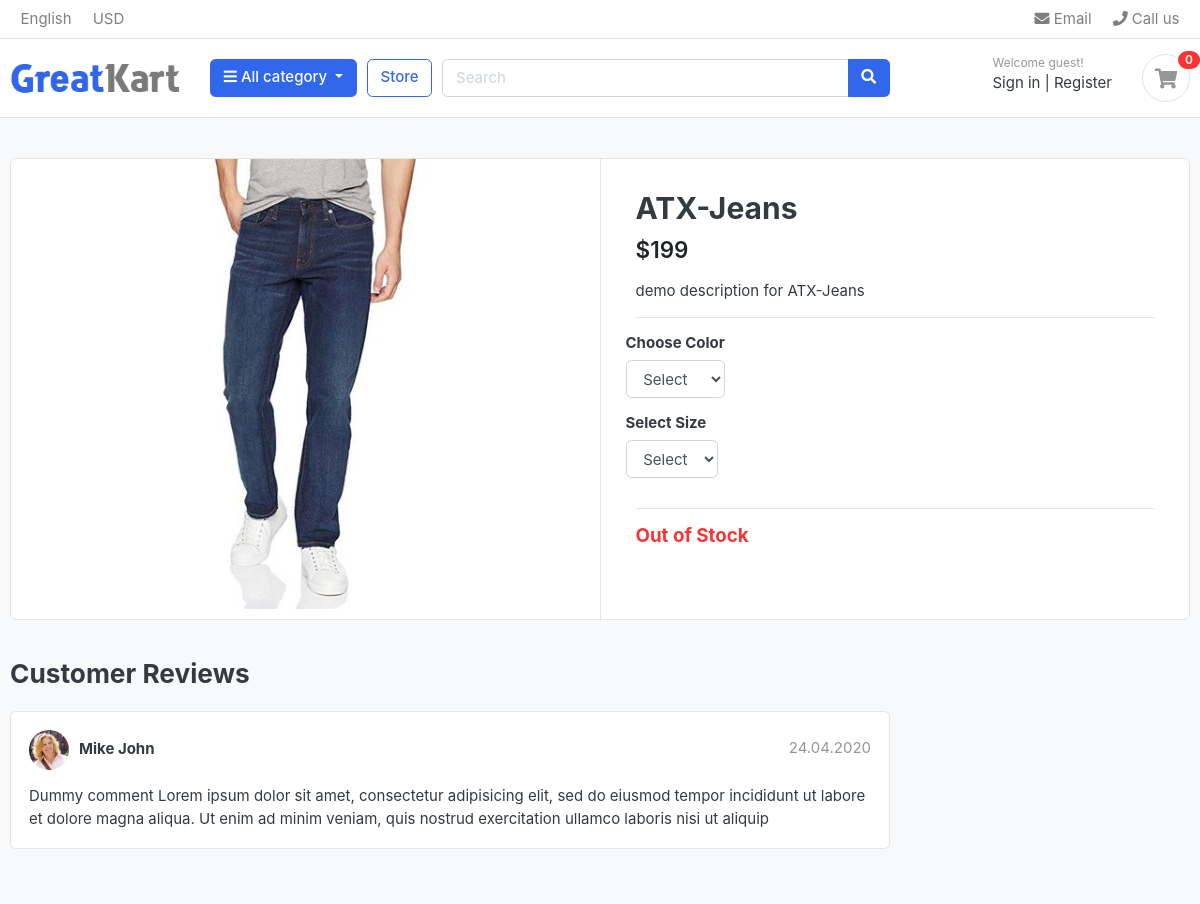
/store/category/jeans/atx-jeans/, run on an earlier commit of the app's database.
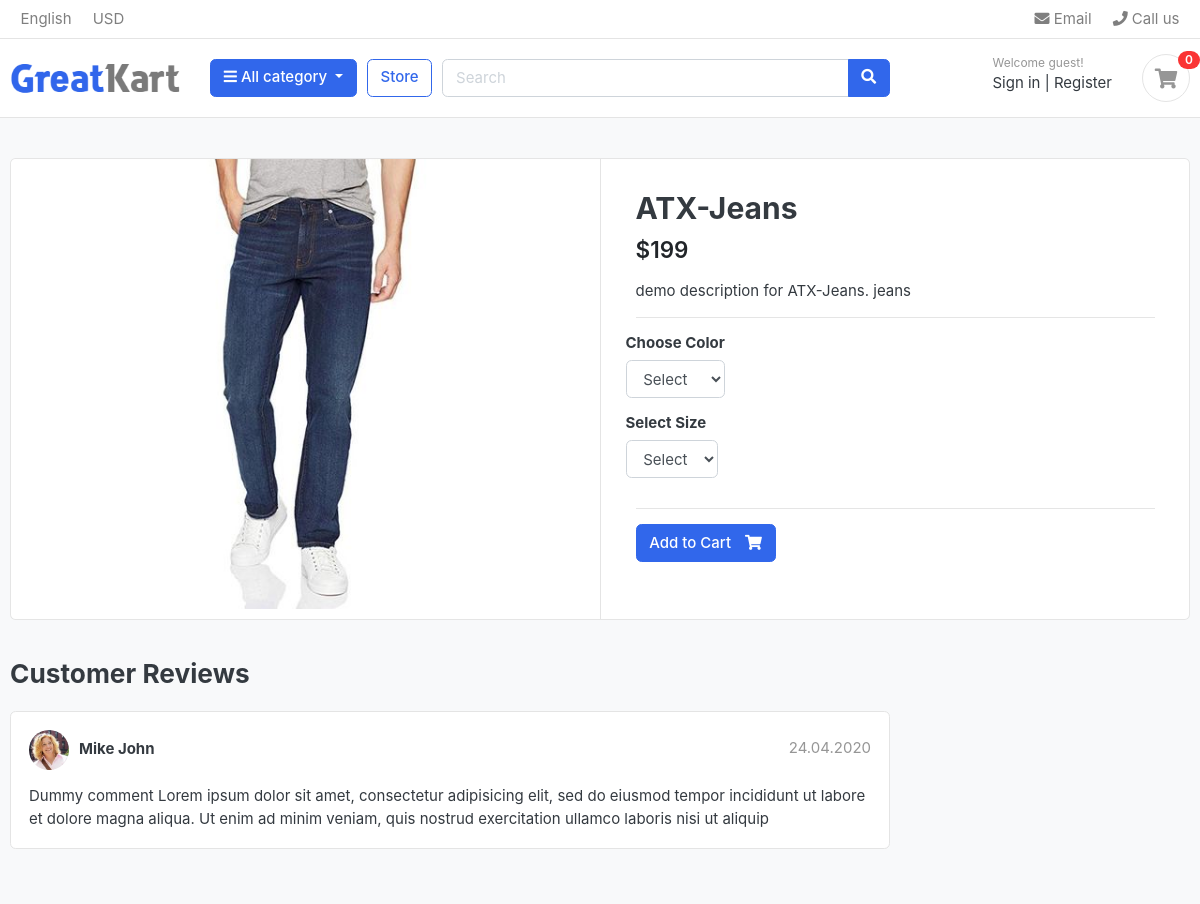
And on a later commit of the database.
### store/models.py (models this page shows, shortened)
class Product(models.Model):
    product_name = models.CharField(max_length=200, unique=True)
    slug = models.SlugField(max_length=200, unique=True)
    description = models.TextField(max_length=500, unique=True)
    price = models.IntegerField()
    images = models.ImageField(upload_to='photos/products') #in media folder
    stock = models.IntegerField()
    is_available = models.BooleanField(default=True)
    category = models.ForeignKey(Category, on_delete=models.CASCADE)
    created_date = models.DateTimeField(auto_now_add=True) #created time, not able to change
    modified_date = models.DateTimeField(auto_now=True) #changed when updated

### store/views.py (the view)
# urls.py: path('category/<slug:category_slug>/<slug:product_slug>/', views.product_detail, name='product_detail'),
def product_detail(request, category_slug, product_slug):
    try:
        single_Product = Product.objects.get(category__slug=category_slug, slug=product_slug)
        in_cart = CartItem.objects.filter(cart__cart_id = _cart_id(request), product = single_Product).exists()
    except Exception as e:
        raise e
    context = {
        'single_Product' : single_Product,
        'in_cart' : in_cart,
    }
    return render(request, 'store/product_detail.html', context)

### carts/context_processors.py (called while the page is built)
def counter(request):
    cart_count = 0
    if 'admin' in request.path:
        return {}
    else:
        try:
            cart = Cart.objects.filter(cart_id = _cart_id(request))
            cart_items = CartItem.objects.all().filter(cart = cart[:1])
            for cart_item in cart_items:
                cart_count += cart_item.quantity
        except Cart.DoesNotExist:
            cart_count = 0
    return dict(cart_count = cart_count)

### carts/views.py (called while the page is built)
def _cart_id(request):
    cart = request.session.session_key
    if not cart:
        cart = request.session.create()
    return cart

### category/context_processors.py (called while the page is built)
def menu_links(request):
    links = Category.objects.all()
    return dict(links = links)

### category/models.py (called while the page is built)
    def get_url(self):
        return reverse('products_by_category', args=[self.slug])

### store/models.py (called while the page is built)
    def colors(self):
        return super(VariationManager,self).filter(variation_category='color', is_active=True)

    def sizes(self):
        return super(VariationManager,self).filter(variation_category='size', is_active=True)

### templates/store/product_detail.html (shortened to what this page needs)
{% extends 'base.html' %}
{% load static %}
{% block content %}
<section class="section-content padding-y bg">
    <div class="container">
    <div class="card">
        <div class="row no-gutters">
            <aside class="col-md-6">
    <article class="gallery-wrap">
        <div class="img-big-wrap">
           <a href="#"><img src="{{single_Product.images.url}}"></a>
        </div>
    </article>
            </aside>
            <main class="col-md-6 border-left">
    <form action="{% url 'add_cart' single_Product.id%}" method="POST">
    <article class="content-body">
    <h2 class="title">{{single_Product.product_name}}</h2>
    <div class="mb-3">
        <var class="price h4">${{single_Product.price}}</var>
    </div>
    <p>{{single_Product.description}}</p>
    <hr>
        <div class="row">
            <div class="item-option-select">
                <h6>Choose Color</h6>
                <select name='color' class='form-control' required>
                  <option value="" disabled selected>Select</option>
                </select>
            </div>
        </div>
        <div class="row">
            <div class="item-option-select">
                <h6>Select Size</h6>
                <select name='size' class='form-control' required>
                  <option value="" disabled selected>Select</option>
                </select>
            </div>
        </div>
        <hr>
        {% if single_Product.stock <= 0%}
        <h5 class='text-danger'> Out of Stock <h5>
              {% else %}
                <button type='submit' class="btn  btn-primary"> <span class="text">Add to Cart</span> <i class="fas fa-shopping-cart"></i>  </button>
        {% endif %}
        </article>
      </form>
            </main>
        </div>
    </div>
    <br>
    <div class="row">
                <div class="col-md-9">
        <header class="section-heading">
            <h3>Customer Reviews </h3>
        </header>
        <article class="box mb-3">
            <div class="icontext w-100">
                <img src="{% static './images/avatars/avatar1.jpg'%}" class="img-xs icon rounded-circle">
                <div class="text">
                    <span class="date text-muted float-md-right">24.04.2020 </span>
                    <h6 class="mb-1">Mike John </h6>
                </div>
            </div>
            <div class="mt-3">
                <p>
                    Dummy comment Lorem ipsum dolor sit amet, consectetur adipisicing elit, sed do eiusmod
                    tempor incididunt ut labore et dolore magna aliqua. Ut enim ad minim veniam,
                    quis nostrud exercitation ullamco laboris nisi ut aliquip
                </p>
            </div>
        </article>
        </div>
    </div>
    </div>
    </section>
    {% endblock %}

### templates/base.html (shortened to what this page needs)
{% load static %}
<!DOCTYPE HTML>
<html lang="en">
<head>
<link href="{% static 'css/bootstrap.css' %}" rel="stylesheet" type="text/css"/>
<link href="{% static 'fonts/fontawesome/css/all.min.css' %}" type="text/css" rel="stylesheet">
<link href="{% static 'css/ui.css' %}" rel="stylesheet" type="text/css"/>
<link href="{% static 'css/responsive.css' %}" rel="stylesheet" media="only screen and (max-width: 1200px)" />
</head>
<body>
    {% include 'includes/navbar.html' %}
    {% block content %}
    {% endblock %}

### templates/includes/navbar.html (shortened to what this page needs)
{% load static %}
<header class="section-header">
    <nav class="navbar p-md-0 navbar-expand-sm navbar-light border-bottom">
    <div class="container">
      <div class="collapse navbar-collapse" id="navbarTop4">
        <ul class="navbar-nav mr-auto">
            <li class="nav-item dropdown">
                 <a href="#" class="nav-link">   English </a>
            </li>
            <li class="nav-item dropdown">
                <a href="#" class="nav-link"> USD </a>
            </li>
        </ul>
        <ul class="navbar-nav">
            <li><a href="#" class="nav-link"> <i class="fa fa-envelope"></i> Email </a></li>
            <li><a href="#" class="nav-link"> <i class="fa fa-phone"></i> Call us </a></li>
        </ul>
      </div>
    </div>
    </nav>
    <section class="header-main border-bottom">
        <div class="container">
    <div class="row align-items-center">
        <div class="col-lg-2 col-md-3 col-6">
            <a href="{% url 'home'%}" class="brand-wrap">
                <img class="logo" src="{% static './images/logo.png' %}">
            </a>
        </div>
        <div class="col-lg col-sm col-md col-6 flex-grow-0">
            <div class="category-wrap dropdown d-inline-block float-right">
                <button type="button" class="btn btn-primary dropdown-toggle" data-toggle="dropdown">
                    <i class="fa fa-bars"></i> All category
                </button>
            </div>
        </div>
        <a href="{% url 'store' %}" class="btn btn-outline-primary">Store</a>
        <div class="col-lg  col-md-6 col-sm-12 col">
            <form action="{% url 'search' %}" class="search" method='GET'>
                <div class="input-group w-100">
                    <input type="text" class="form-control" style="width:60%;" placeholder="Search" name="keyword">
                    <div class="input-group-append">
                      <button class="btn btn-primary" type="submit">
                        <i class="fa fa-search"></i>
                      </button>
                    </div>
                </div>
            </form>
        </div>
        <div class="col-lg-3 col-sm-6 col-8 order-2 order-lg-3">
                    <div class="d-flex justify-content-end mb-3 mb-lg-0">
                        <div class="widget-header">
                            <small class="title text-muted">Welcome guest!</small>
                            <div>
                                <a href="./signin.html">Sign in</a> <span class="dark-transp"> | </span>
                                <a href="./register.html"> Register</a>
                            </div>
                        </div>
                        <a href="{% url 'cart' %}" class="widget-header pl-3 ml-3">
                            <div class="icon icon-sm rounded-circle border"><i class="fa fa-shopping-cart"></i></div>
                            <span class="badge badge-pill badge-danger notify">{{cart_count}}</span>
                        </a>
                    </div>
                </div>
    </div>
        </div>
    </section>
    </header>

### static/css/ui.css (style rules this page uses)
html { font-family: "Inter", sans-serif; font-size: 15px; }
.content-body { flex: 1 1 auto; padding: 2rem 2.3rem; }
.icon-xs, .icon-sm, .icon-md, .icon-lg { display: inline-block; text-align: center; flex-shrink: 0; flex-grow: 0; }
.icon-sm { width: 48px; height: 48px; line-height: 48px !important; font-size: 20px; }
.img-xs, .img-sm, .img-md, .img-lg { -o-object-fit: cover; object-fit: cover; flex-shrink: 0; flex-grow: 0; }
.img-xs { width: 40px; height: 40px; }
.padding-y { padding-top: 40px; padding-bottom: 40px; }
var { font-style: normal; }
article:after, .form-group:after { display: block; clear: both; content: ""; }
.bg { background-color: #f8f9fa; }
.section-heading { margin-bottom: 20px; margin-top: 15px; }
p:last-child { margin-bottom: 0; }
.header-main { position: relative; padding-top: 1rem; padding-bottom: 1rem; }
.brand-wrap .logo, .navbar-brand .logo { margin-right: 7px; max-height: 42px; display: inline-block; }
.widget-header { display: inline-block; vertical-align: middle; position: relative; }
.widget-header a { color: #343a40; }
.widget-header i { color: #969696; }
.widget-header .title { display: block; }
.widget-header .notify { position: absolute; top: -3px; right: -10px; }
.btn .text + i { margin-left: 10px; }
.icontext { display: inline-flex; align-items: center; vertical-align: middle; }
.icontext .text { width: 100%; line-height: 1.2; }
.icontext .icon { position: relative; margin-right: 10px; flex-shrink: 0; flex-grow: 0; }
.notify { position: absolute; top: -4px; right: -10px; display: inline-block; padding: 0.25em 0.6em; font-size: 12px; line-height: 1; text-align: center; border-radius: 3rem; color: #fff; background-color: #fa3434; }
.price { font-weight: 600; color: #212529; }
.box { padding: 18px; background: #fff; border-radius: 0.37rem; border: 1px solid #e4e4e4; }
.box img { max-width: 100%; }
.gallery-wrap .img-big-wrap { margin-bottom: 10px; border-radius: 0.37rem; overflow: hidden; background-color: #fff; }
.gallery-wrap .img-big-wrap a { text-align: center; display: block; }
.gallery-wrap .img-big-wrap img { height: 450px; width: auto; display: inline-block; }
.item-option-select { margin-bottom: 1rem; display: inline-block; margin-right: 15px; }

What changed in the data, as far as the page shows it:
changed Product "ATX-Jeans": description "demo description for ATX-Jeans" → "demo description for ATX-Jeans. jeans"; stock 0 → 100 (drawn)
Also different on the page:
text no longer shown: "Out of Stock"
text now shown: "Add to Cart"
